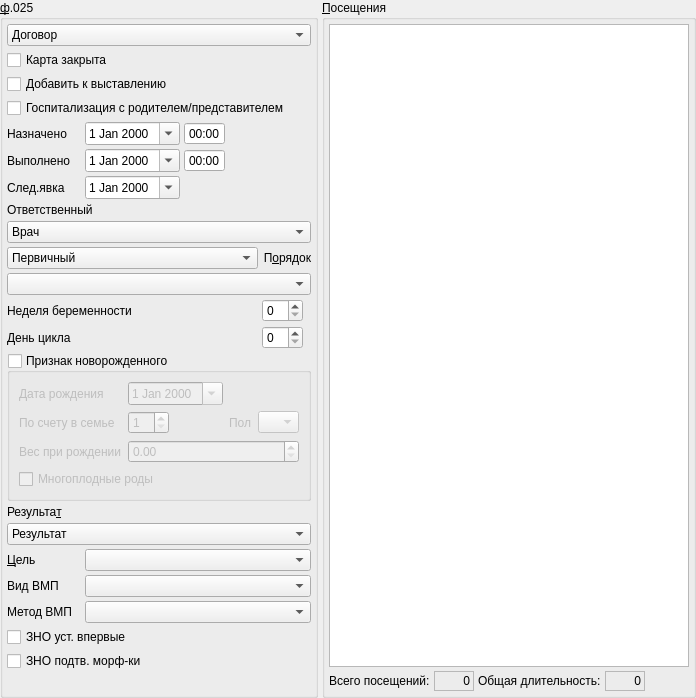
              <widget class="QFrame" name="frame">
               <property name="frameShape">
                <enum>QFrame::NoFrame</enum>
               </property>
               <property name="frameShadow">
                <enum>QFrame::Raised</enum>
               </property>
               <layout class="QHBoxLayout" name="horizontalLayout_16">
                <property name="spacing">
                 <number>4</number>
                </property>
                <property name="margin">
                 <number>0</number>
                </property>
                <item>
                 <widget class="QGroupBox" name="grpBase">
                  <property name="sizePolicy">
                   <sizepolicy hsizetype="Preferred" vsizetype="Preferred">
                    <horstretch>0</horstretch>
                    <verstretch>0</verstretch>
                   </sizepolicy>
                  </property>
                  <property name="title">
                   <string>&amp;ф.025</string>
                  </property>
                  <layout class="QGridLayout" name="gridLayout_15">
                   <property name="margin">
                    <number>4</number>
                   </property>
                   <property name="spacing">
                    <number>4</number>
                   </property>
                   <item row="7" column="0" colspan="4">
                    <widget class="QLabel" name="lblPerson">
                     <property name="sizePolicy">
                      <sizepolicy hsizetype="Preferred" vsizetype="Preferred">
                       <horstretch>0</horstretch>
                       <verstretch>0</verstretch>
                      </sizepolicy>
                     </property>
                     <property name="text">
                      <string>Ответственный</string>
                     </property>
                     <property name="buddy">
                      <cstring>cmbPerson</cstring>
                     </property>
                    </widget>
                   </item>
                   <item row="16" column="0" colspan="4">
                    <widget class="QLabel" name="lblResult">
                     <property name="text">
                      <string>Результа&amp;т</string>
                     </property>
                     <property name="alignment">
                      <set>Qt::AlignLeading|Qt::AlignLeft|Qt::AlignVCenter</set>
                     </property>
                     <property name="buddy">
                      <cstring>cmbResult</cstring>
                     </property>
                    </widget>
                   </item>
                   <item row="19" column="0">
                    <widget class="QLabel" name="lblGoal">
                     <property name="text">
                      <string>&amp;Цель</string>
                     </property>
                     <property name="alignment">
                      <set>Qt::AlignLeading|Qt::AlignLeft|Qt::AlignVCenter</set>
                     </property>
                     <property name="buddy">
                      <cstring>cmbGoal</cstring>
                     </property>
                    </widget>
                   </item>
                   <item row="2" column="0" colspan="4">
                    <widget class="QCheckBox" name="chkExposeConfirmed">
                     <property name="text">
                      <string>Добавить к выставлению</string>
                     </property>
                    </widget>
                   </item>
                   <item row="12" column="0" colspan="3">
                    <widget class="QLabel" name="lblPregnancyWeek">
                     <property name="sizePolicy">
                      <sizepolicy hsizetype="Maximum" vsizetype="Preferred">
                       <horstretch>0</horstretch>
                       <verstretch>0</verstretch>
                      </sizepolicy>
                     </property>
                     <property name="text">
                      <string>Неделя беременности</string>
                     </property>
                     <property name="buddy">
                      <cstring>edtPregnancyWeek</cstring>
                     </property>
                    </widget>
                   </item>
                   <item row="17" column="0" colspan="4">
                    <widget class="CRBComboBox" name="cmbResult">
                     <property name="whatsThis">
                      <string>результат осмотра</string>
                     </property>
                     <item>
                      <property name="text">
                       <string>Результат</string>
                      </property>
                     </item>
                    </widget>
                   </item>
                   <item row="24" column="0" colspan="4">
                    <widget class="QCheckBox" name="chkZNOMorph">
                     <property name="toolTip">
                      <string>ЗНО потдверждён морфологически</string>
                     </property>
                     <property name="text">
                      <string>ЗНО подтв. морф-ки</string>
                     </property>
                    </widget>
                   </item>
                   <item row="23" column="0" colspan="4">
                    <widget class="QCheckBox" name="chkZNOFirst">
                     <property name="toolTip">
                      <string>ЗНО установлен впервые</string>
                     </property>
                     <property name="text">
                      <string>ЗНО уст. впервые</string>
                     </property>
                    </widget>
                   </item>
                   <item row="9" column="3">
                    <widget class="QLabel" name="lblOrder">
                     <property name="sizePolicy">
                      <sizepolicy hsizetype="Preferred" vsizetype="Preferred">
                       <horstretch>0</horstretch>
                       <verstretch>0</verstretch>
                      </sizepolicy>
                     </property>
                     <property name="text">
                      <string>П&amp;орядок</string>
                     </property>
                     <property name="alignment">
                      <set>Qt::AlignRight|Qt::AlignTrailing|Qt::AlignVCenter</set>
                     </property>
                     <property name="buddy">
                      <cstring>cmbOrder</cstring>
                     </property>
                    </widget>
                   </item>
                   <item row="14" column="0">
                    <widget class="QLabel" name="lblCycleDay">
                     <property name="text">
                      <string>День цикла</string>
                     </property>
                    </widget>
                   </item>
                   <item row="6" column="0">
                    <widget class="QLabel" name="lblNextDate">
                     <property name="sizePolicy">
                      <sizepolicy hsizetype="Preferred" vsizetype="Preferred">
                       <horstretch>0</horstretch>
                       <verstretch>0</verstretch>
                      </sizepolicy>
                     </property>
                     <property name="text">
                      <string>След.явка</string>
                     </property>
                     <property name="buddy">
                      <cstring>edtNextDate</cstring>
                     </property>
                    </widget>
                   </item>
                   <item row="20" column="0">
                    <widget class="QLabel" name="lblHMPKind">
                     <property name="text">
                      <string>Вид ВМП</string>
                     </property>
                     <property name="alignment">
                      <set>Qt::AlignLeading|Qt::AlignLeft|Qt::AlignVCenter</set>
                     </property>
                     <property name="buddy">
                      <cstring>cmbResult</cstring>
                     </property>
                    </widget>
                   </item>
                   <item row="22" column="0">
                    <widget class="QLabel" name="lblHMPMethod">
                     <property name="text">
                      <string>Метод ВМП</string>
                     </property>
                     <property name="alignment">
                      <set>Qt::AlignLeading|Qt::AlignLeft|Qt::AlignVCenter</set>
                     </property>
                     <property name="buddy">
                      <cstring>cmbResult</cstring>
                     </property>
                    </widget>
                   </item>
                   <item row="9" column="0" colspan="3">
                    <widget class="QComboBox" name="cmbPrimary">
                     <item>
                      <property name="text">
                       <string>Первичный</string>
                      </property>
                     </item>
                     <item>
                      <property name="text">
                       <string>Повторный</string>
                      </property>
                     </item>
                     <item>
                      <property name="text">
                       <string>Актив</string>
                      </property>
                     </item>
                    </widget>
                   </item>
                   <item row="11" column="0" colspan="4">
                    <widget class="CRBComboBox" name="cmbOrder">
                     <property name="sizePolicy">
                      <sizepolicy hsizetype="Preferred" vsizetype="Fixed">
                       <horstretch>0</horstretch>
                       <verstretch>0</verstretch>
                      </sizepolicy>
                     </property>
                     <item>
                      <property name="text">
                       <string/>
                      </property>
                     </item>
                     <item>
                      <property name="text">
                       <string>Плановый</string>
                      </property>
                     </item>
                     <item>
                      <property name="text">
                       <string>Экстренный</string>
                      </property>
                     </item>
                     <item>
                      <property name="text">
                       <string>Самообращение</string>
                      </property>
                     </item>
                     <item>
                      <property name="text">
                       <string>Принудительный</string>
                      </property>
                     </item>
                     <item>
                      <property name="text">
                       <string>Неотложный</string>
                      </property>
                     </item>
                    </widget>
                   </item>
                   <item row="6" column="2" colspan="2">
                    <widget class="QFrame" name="frmNextDateTime">
                     <property name="sizePolicy">
                      <sizepolicy hsizetype="Maximum" vsizetype="Preferred">
                       <horstretch>0</horstretch>
                       <verstretch>0</verstretch>
                      </sizepolicy>
                     </property>
                     <property name="frameShape">
                      <enum>QFrame::NoFrame</enum>
                     </property>
                     <property name="frameShadow">
                      <enum>QFrame::Plain</enum>
                     </property>
                     <property name="lineWidth">
                      <number>0</number>
                     </property>
                     <layout class="QHBoxLayout" name="horizontalLayout_17">
                      <property name="spacing">
                       <number>4</number>
                      </property>
                      <property name="margin">
                       <number>0</number>
                      </property>
                     </layout>
                    </widget>
                   </item>
                   <item row="4" column="2" colspan="2">
                    <widget class="QFrame" name="frmBegDateTime">
                     <property name="sizePolicy">
                      <sizepolicy hsizetype="Maximum" vsizetype="Preferred">
                       <horstretch>0</horstretch>
                       <verstretch>0</verstretch>
                      </sizepolicy>
                     </property>
                     <property name="frameShape">
                      <enum>QFrame::NoFrame</enum>
                     </property>
                     <property name="frameShadow">
                      <enum>QFrame::Plain</enum>
                     </property>
                     <property name="lineWidth">
                      <number>0</number>
                     </property>
                     <layout class="QHBoxLayout" name="horizontalLayout_19">
                      <property name="spacing">
                       <number>4</number>
                      </property>
                      <property name="margin">
                       <number>0</number>
                      </property>
                      <item>
                       <widget class="QTimeEdit" name="edtBegTime">
                        <property name="sizePolicy">
                         <sizepolicy hsizetype="Maximum" vsizetype="Fixed">
                          <horstretch>0</horstretch>
                          <verstretch>0</verstretch>
                         </sizepolicy>
                        </property>
                        <property name="buttonSymbols">
                         <enum>QAbstractSpinBox::NoButtons</enum>
                        </property>
                        <property name="displayFormat">
                         <string>HH:mm</string>
                        </property>
                       </widget>
                      </item>
                     </layout>
                    </widget>
                   </item>
                   <item row="5" column="2" colspan="2">
                    <widget class="QFrame" name="frmEndDateTime">
                     <property name="sizePolicy">
                      <sizepolicy hsizetype="Maximum" vsizetype="Preferred">
                       <horstretch>0</horstretch>
                       <verstretch>0</verstretch>
                      </sizepolicy>
                     </property>
                     <property name="frameShape">
                      <enum>QFrame::NoFrame</enum>
                     </property>
                     <property name="frameShadow">
                      <enum>QFrame::Plain</enum>
                     </property>
                     <property name="lineWidth">
                      <number>0</number>
                     </property>
                     <layout class="QHBoxLayout" name="horizontalLayout_18">
                      <property name="spacing">
                       <number>4</number>
                      </property>
                      <property name="margin">
                       <number>0</number>
                      </property>
                      <item>
                       <widget class="QTimeEdit" name="edtEndTime">
                        <property name="sizePolicy">
                         <sizepolicy hsizetype="Maximum" vsizetype="Fixed">
                          <horstretch>0</horstretch>
                          <verstretch>0</verstretch>
                         </sizepolicy>
                        </property>
                        <property name="buttonSymbols">
                         <enum>QAbstractSpinBox::NoButtons</enum>
                        </property>
                        <property name="displayFormat">
                         <string>HH:mm</string>
                        </property>
                       </widget>
                      </item>
                     </layout>
                    </widget>
                   </item>
                   <item row="1" column="0" colspan="4">
                    <widget class="QCheckBox" name="chkIsClosed">
                     <property name="text">
                      <string>Карта закрыта</string>
                     </property>
                    </widget>
                   </item>
                   <item row="25" column="0">
                    <spacer>
                     <property name="orientation">
                      <enum>Qt::Vertical</enum>
                     </property>
                     <property name="sizeHint" stdset="0">
                      <size>
                       <width>16</width>
                       <height>20</height>
                      </size>
                     </property>
                    </spacer>
                   </item>
                   <item row="5" column="0">
                    <widget class="QLabel" name="lblEndDate">
                     <property name="sizePolicy">
                      <sizepolicy hsizetype="Preferred" vsizetype="Preferred">
                       <horstretch>0</horstretch>
                       <verstretch>0</verstretch>
                      </sizepolicy>
                     </property>
                     <property name="text">
                      <string>Выполнено</string>
                     </property>
                     <property name="buddy">
                      <cstring>edtEndDate</cstring>
                     </property>
                    </widget>
                   </item>
                   <item row="3" column="0" colspan="4">
                    <widget class="QCheckBox" name="chkHospParent">
                     <property name="text">
                      <string>Госпитализация с родителем/представителем</string>
                     </property>
                    </widget>
                   </item>
                   <item row="4" column="0">
                    <widget class="QLabel" name="lblBegDate">
                     <property name="sizePolicy">
                      <sizepolicy hsizetype="Preferred" vsizetype="Preferred">
                       <horstretch>0</horstretch>
                       <verstretch>0</verstretch>
                      </sizepolicy>
                     </property>
                     <property name="text">
                      <string>Назначено</string>
                     </property>
                     <property name="buddy">
                      <cstring>edtBegDate</cstring>
                     </property>
                    </widget>
                   </item>
                   <item row="14" column="3">
                    <widget class="QSpinBox" name="edtCycleDay">
                     <property name="sizePolicy">
                      <sizepolicy hsizetype="Maximum" vsizetype="Fixed">
                       <horstretch>0</horstretch>
                       <verstretch>0</verstretch>
                      </sizepolicy>
                     </property>
                     <property name="minimumSize">
                      <size>
                       <width>0</width>
                       <height>0</height>
                      </size>
                     </property>
                     <property name="maximumSize">
                      <size>
                       <width>16777215</width>
                       <height>16777215</height>
                      </size>
                     </property>
                    </widget>
                   </item>
                   <item row="15" column="0" colspan="4">
                    <widget class="QGroupBox" name="gbLittleStrangerFlag">
                     <property name="title">
                      <string>Признак новорожденного</string>
                     </property>
                     <property name="checkable">
                      <bool>true</bool>
                     </property>
                     <property name="checked">
                      <bool>false</bool>
                     </property>
                     <layout class="QGridLayout" name="gridLayout_16">
                      <item row="1" column="2">
                       <widget class="QLabel" name="lblChildSex">
                        <property name="text">
                         <string>Пол</string>
                        </property>
                        <property name="buddy">
                         <cstring>cmbChildSex</cstring>
                        </property>
                       </widget>
                      </item>
                      <item row="1" column="3">
                       <widget class="QComboBox" name="cmbChildSex">
                        <property name="sizePolicy">
                         <sizepolicy hsizetype="Maximum" vsizetype="Fixed">
                          <horstretch>0</horstretch>
                          <verstretch>0</verstretch>
                         </sizepolicy>
                        </property>
                        <item>
                         <property name="text">
                          <string/>
                         </property>
                        </item>
                        <item>
                         <property name="text">
                          <string>М</string>
                         </property>
                        </item>
                        <item>
                         <property name="text">
                          <string>Ж</string>
                         </property>
                        </item>
                       </widget>
                      </item>
                      <item row="5" column="0" colspan="2">
                       <widget class="QCheckBox" name="chkMultipleBirths">
                        <property name="text">
                         <string>Многоплодные роды</string>
                        </property>
                       </widget>
                      </item>
                      <item row="1" column="0">
                       <widget class="QLabel" name="lblChildNumber">
                        <property name="text">
                         <string>По счету в семье</string>
                        </property>
                        <property name="buddy">
                         <cstring>sbChildNumber</cstring>
                        </property>
                       </widget>
                      </item>
                      <item row="1" column="1">
                       <widget class="QSpinBox" name="sbChildNumber">
                        <property name="sizePolicy">
                         <sizepolicy hsizetype="Maximum" vsizetype="Fixed">
                          <horstretch>0</horstretch>
                          <verstretch>0</verstretch>
                         </sizepolicy>
                        </property>
                        <property name="minimum">
                         <number>1</number>
                        </property>
                       </widget>
                      </item>
                      <item row="3" column="1" colspan="3">
                       <widget class="QDoubleSpinBox" name="sbBirthWeight">
                        <property name="maximum">
                         <double>9999.989999999999782</double>
                        </property>
                       </widget>
                      </item>
                      <item row="0" column="1">
                       <widget class="CDateEdit" name="edtChildBirthDate">
                        <property name="sizePolicy">
                         <sizepolicy hsizetype="Maximum" vsizetype="Fixed">
                          <horstretch>0</horstretch>
                          <verstretch>0</verstretch>
                         </sizepolicy>
                        </property>
                        <property name="calendarPopup">
                         <bool>true</bool>
                        </property>
                       </widget>
                      </item>
                      <item row="3" column="0">
                       <widget class="QLabel" name="lblBirthWeight">
                        <property name="text">
                         <string>Вес при рождении</string>
                        </property>
                        <property name="buddy">
                         <cstring>sbBirthWeight</cstring>
                        </property>
                       </widget>
                      </item>
                      <item row="0" column="0">
                       <widget class="QLabel" name="lblChildBirthDate">
                        <property name="text">
                         <string>Дата рождения</string>
                        </property>
                        <property name="buddy">
                         <cstring>edtChildBirthDate</cstring>
                        </property>
                       </widget>
                      </item>
                     </layout>
                    </widget>
                   </item>
                   <item row="12" column="3">
                    <widget class="QSpinBox" name="edtPregnancyWeek">
                     <property name="sizePolicy">
                      <sizepolicy hsizetype="Maximum" vsizetype="Fixed">
                       <horstretch>0</horstretch>
                       <verstretch>0</verstretch>
                      </sizepolicy>
                     </property>
                     <property name="maximum">
                      <number>40</number>
                     </property>
                    </widget>
                   </item>
                   <item row="4" column="1">
                    <widget class="CDateEdit" name="edtBegDate">
                     <property name="sizePolicy">
                      <sizepolicy hsizetype="Maximum" vsizetype="Fixed">
                       <horstretch>0</horstretch>
                       <verstretch>0</verstretch>
                      </sizepolicy>
                     </property>
                     <property name="whatsThis">
                      <string>дата начала осмотра</string>
                     </property>
                     <property name="calendarPopup">
                      <bool>true</bool>
                     </property>
                    </widget>
                   </item>
                   <item row="5" column="1">
                    <widget class="CDateEdit" name="edtEndDate">
                     <property name="sizePolicy">
                      <sizepolicy hsizetype="Maximum" vsizetype="Fixed">
                       <horstretch>0</horstretch>
                       <verstretch>0</verstretch>
                      </sizepolicy>
                     </property>
                     <property name="whatsThis">
                      <string>дата окончания осмотра</string>
                     </property>
                     <property name="calendarPopup">
                      <bool>true</bool>
                     </property>
                    </widget>
                   </item>
                   <item row="6" column="1">
                    <widget class="CDateEdit" name="edtNextDate">
                     <property name="calendarPopup">
                      <bool>true</bool>
                     </property>
                    </widget>
                   </item>
                   <item row="0" column="0" colspan="4">
                    <widget class="CContractComboBox" name="cmbContract">
                     <property name="sizePolicy">
                      <sizepolicy hsizetype="Preferred" vsizetype="Fixed">
                       <horstretch>0</horstretch>
                       <verstretch>0</verstretch>
                      </sizepolicy>
                     </property>
                     <property name="whatsThis">
                      <string>номер, дата и основание договора в рамках которого производится осмотр</string>
                     </property>
                     <item>
                      <property name="text">
                       <string>Договор</string>
                      </property>
                     </item>
                    </widget>
                   </item>
                   <item row="8" column="0" colspan="4">
                    <widget class="CPersonComboBoxEx" name="cmbPerson">
                     <property name="sizePolicy">
                      <sizepolicy hsizetype="Preferred" vsizetype="Fixed">
                       <horstretch>0</horstretch>
                       <verstretch>0</verstretch>
                      </sizepolicy>
                     </property>
                     <property name="whatsThis">
                      <string>врач отвечающий за осмотр (терапевт)</string>
                     </property>
                     <item>
                      <property name="text">
                       <string>Врач</string>
                      </property>
                     </item>
                    </widget>
                   </item>
                   <item row="19" column="1" colspan="3">
                    <widget class="CRBComboBox" name="cmbGoal">
                     <property name="whatsThis">
                      <string>результат осмотра</string>
                     </property>
                    </widget>
                   </item>
                   <item row="20" column="1" colspan="3">
                    <widget class="CRBComboBox" name="cmbHMPKind">
                     <property name="whatsThis">
                      <string>результат осмотра</string>
                     </property>
                    </widget>
                   </item>
                   <item row="22" column="1" colspan="3">
                    <widget class="CRBComboBox" name="cmbHMPMethod">
                     <property name="whatsThis">
                      <string>результат осмотра</string>
                     </property>
                    </widget>
                   </item>
                  </layout>
                 </widget>
                </item>
                <item>
                 <widget class="QGroupBox" name="groupBox">
                  <property name="title">
                   <string>&amp;Посещения</string>
                  </property>
                  <layout class="QGridLayout" name="gridLayout_17">
                   <property name="margin">
                    <number>4</number>
                   </property>
                   <property name="spacing">
                    <number>4</number>
                   </property>
                   <item row="1" column="4">
                    <spacer>
                     <property name="orientation">
                      <enum>Qt::Horizontal</enum>
                     </property>
                     <property name="sizeHint" stdset="0">
                      <size>
                       <width>40</width>
                       <height>20</height>
                      </size>
                     </property>
                    </spacer>
                   </item>
                   <item row="0" column="0" colspan="5">
                    <widget class="CInDocTableView" name="tblVisits">
                     <property name="sizePolicy">
                      <sizepolicy hsizetype="Preferred" vsizetype="Expanding">
                       <horstretch>0</horstretch>
                       <verstretch>0</verstretch>
                      </sizepolicy>
                     </property>
                    </widget>
                   </item>
                   <item row="1" column="0">
                    <widget class="QLabel" name="lblVisitsCount">
                     <property name="text">
                      <string>Всего посещений:</string>
                     </property>
                    </widget>
                   </item>
                   <item row="1" column="1">
                    <widget class="QLabel" name="lblVisitsCountValue">
                     <property name="sizePolicy">
                      <sizepolicy hsizetype="Preferred" vsizetype="Preferred">
                       <horstretch>0</horstretch>
                       <verstretch>0</verstretch>
                      </sizepolicy>
                     </property>
                     <property name="minimumSize">
                      <size>
                       <width>40</width>
                       <height>0</height>
                      </size>
                     </property>
                     <property name="frameShape">
                      <enum>QFrame::StyledPanel</enum>
                     </property>
                     <property name="frameShadow">
                      <enum>QFrame::Sunken</enum>
                     </property>
                     <property name="text">
                      <string>0</string>
                     </property>
                     <property name="alignment">
                      <set>Qt::AlignRight|Qt::AlignTrailing|Qt::AlignVCenter</set>
                     </property>
                    </widget>
                   </item>
                   <item row="1" column="2">
                    <widget class="QLabel" name="lblVisitsDuration">
                     <property name="text">
                      <string>Общая длительность:</string>
                     </property>
                    </widget>
                   </item>
                   <item row="1" column="3">
                    <widget class="QLabel" name="lblVisitsDurationValue">
                     <property name="minimumSize">
                      <size>
                       <width>40</width>
                       <height>0</height>
                      </size>
                     </property>
                     <property name="frameShape">
                      <enum>QFrame::StyledPanel</enum>
                     </property>
                     <property name="frameShadow">
                      <enum>QFrame::Sunken</enum>
                     </property>
                     <property name="text">
                      <string>0</string>
                     </property>
                     <property name="alignment">
                      <set>Qt::AlignRight|Qt::AlignTrailing|Qt::AlignVCenter</set>
                     </property>
                    </widget>
                   </item>
                  </layout>
                 </widget>
                </item>
               </layout>
              </widget>
